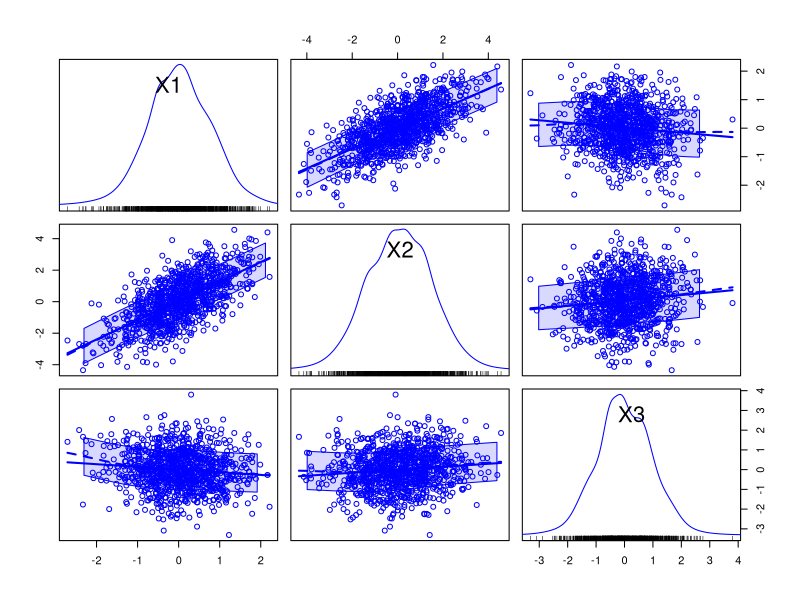
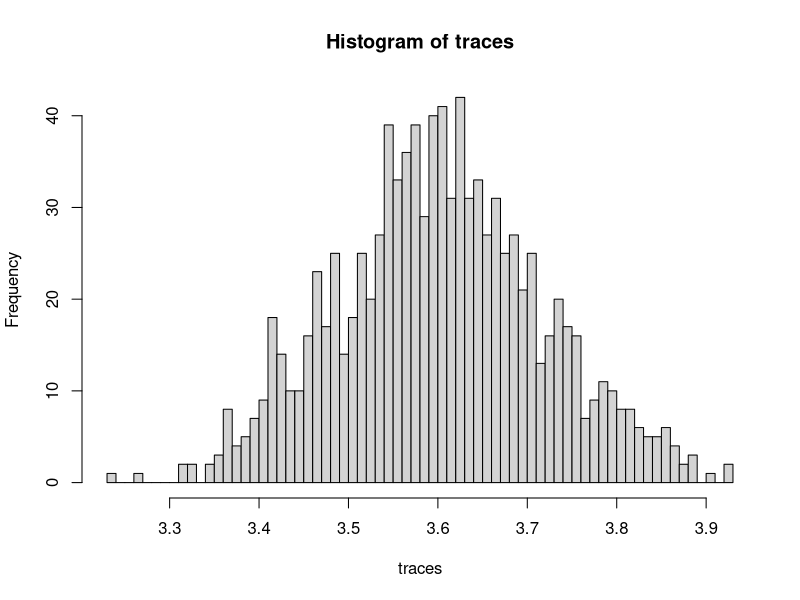
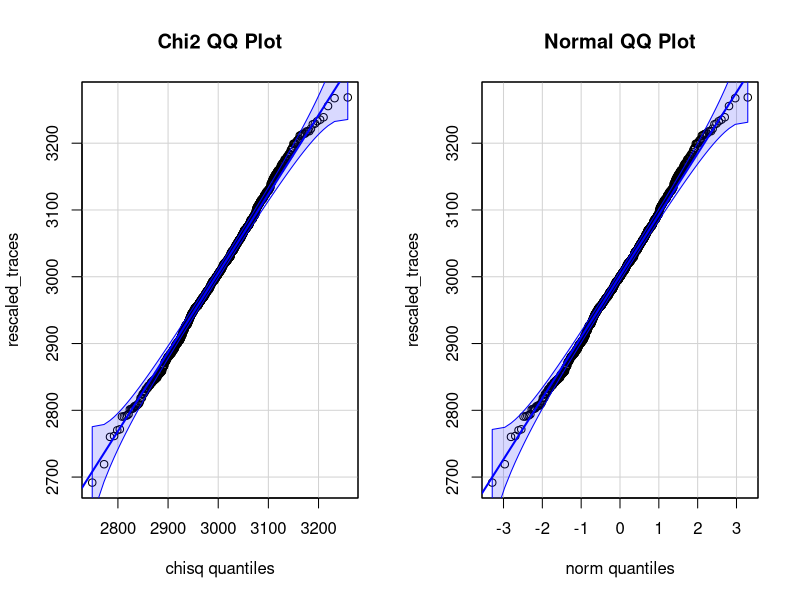
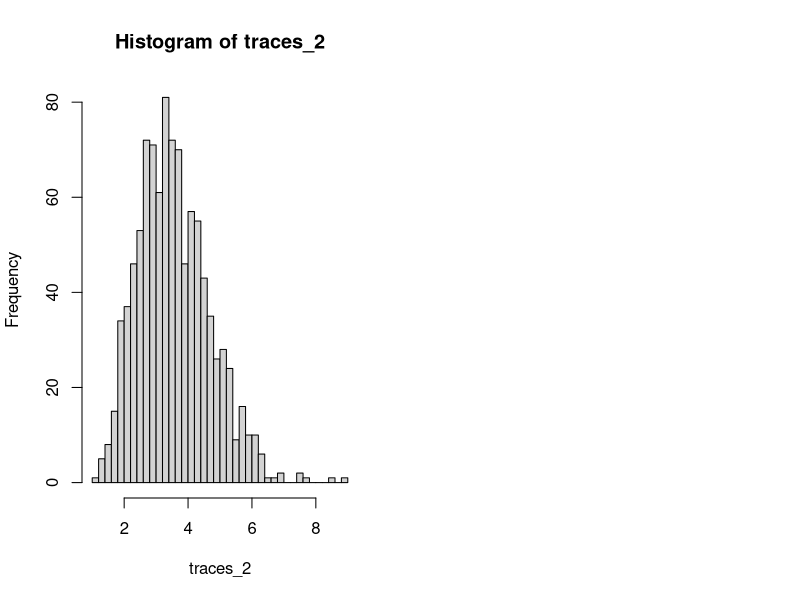
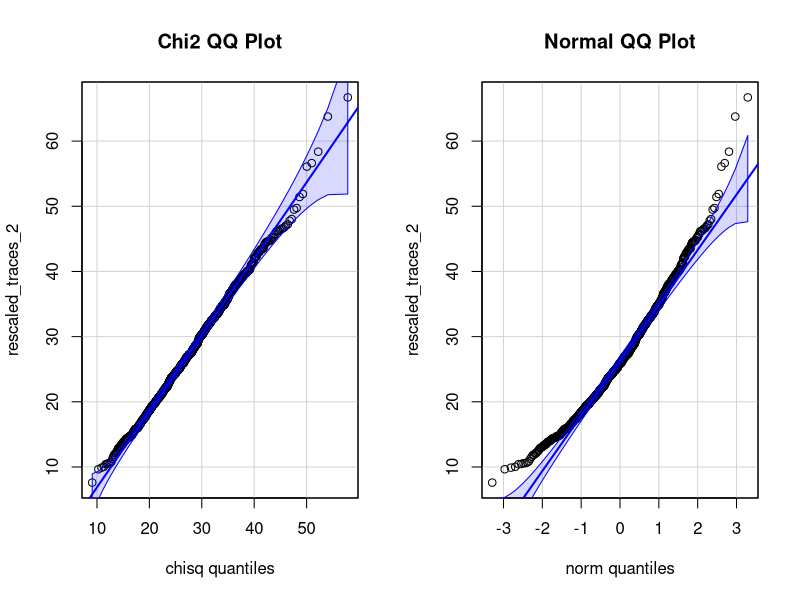
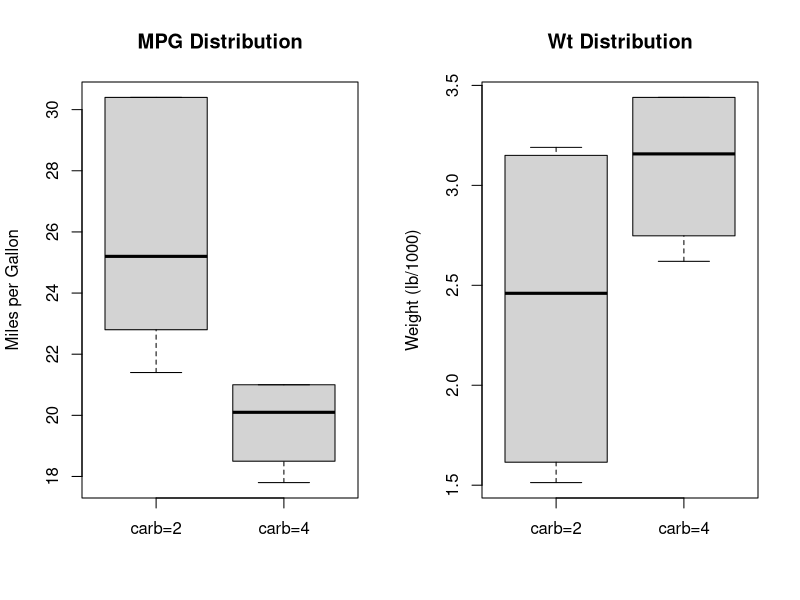
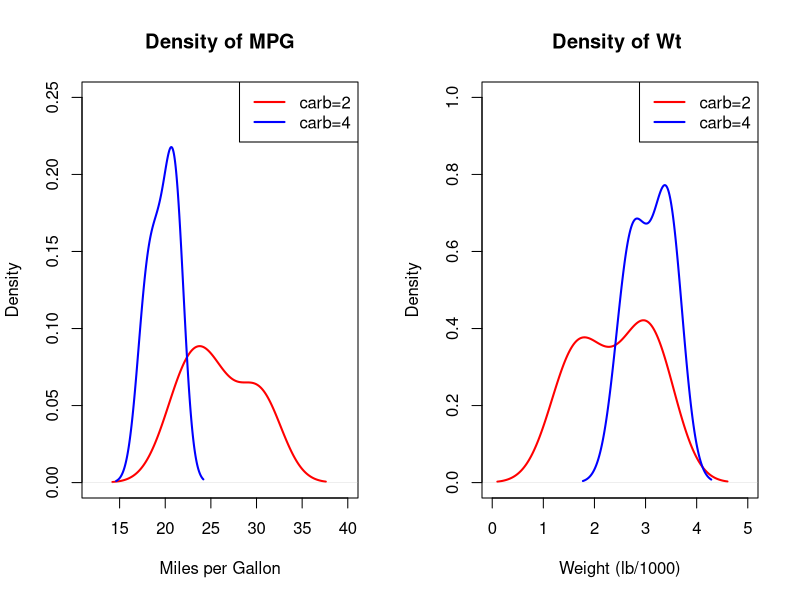
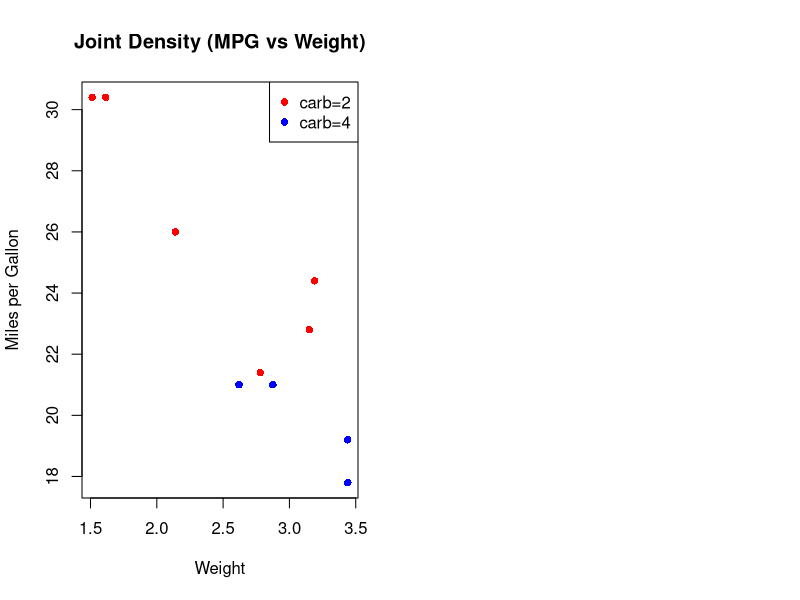

The R script that drew these images, in order:
## ---- chunk 1
library(car) # scatterplotMatrix(...)
## ---- chunk 2
set.seed(2) # Set the seed for reproducibility
m <- matrix(runif(9, -1, 1), nrow = 3, ncol = 3) #  9 random numbers between (-1 and 1)
Sigma <- crossprod(m) # Create a symmetric matrix
# Manipulating the values to give different types of correlations
Sigma[1, 2] <- Sigma[2, 1] <- 0.7
Sigma[1, 3] <- Sigma[3, 1] <- -0.1
Sigma[2, 3] <- Sigma[3, 2] <- 0.1
Sigma
round(eigen(Sigma)$values, 2) # Check all of the eigenvalues are positive
#cor(Sigma)
## ---- chunk 3
library(MASS) # mvrnorm(...)
create_trivariate_norm <- function(T, n, p, Sigma) {
  simulation <- array(0, c(n, 3, T))
   for (t in 1:T) {
    X <- mvrnorm(n, rep(0, p), Sigma)
    simulation[, , t] <- X
  }
  return (simulation)
}
## ---- chunk 4
p <- 3
T <- 1000
n <-1000
simulation <- create_trivariate_norm(T=T, n=n, p=p, Sigma=Sigma)
head(simulation[, , 1:1]) # show head of 1 element
## ---- chunk 5
scatterplotMatrix(simulation[, , 1])
cor(simulation[, , 1]) # correlation matrix
cov(simulation[, , 1]) # covariance matrix
## ---- chunk 6
S.array <- array(apply(simulation, p, cov), c(p, p, T))
## ---- chunk 7
traces <- apply(S.array, p, function(x) sum(diag(x)))
traces[1:3]
## ---- chunk 8
hist(traces, breaks = 50)
## ---- chunk 9
rescaled_traces <- (n-1)*traces/mean(diag(Sigma))
par(mfrow = c(1, 2))
qqPlot(rescaled_traces, distribution = "chisq", df=3*(n-1), id = F, main = "Chi2 QQ Plot")
qqPlot(rescaled_traces, id = F, main = "Normal QQ Plot")
## ---- chunk 10
p <- 3
T <- 1000
n <-10 # 100 instead of 10 this time
simulation_2 <- create_trivariate_norm(T=T, n=n, p=p, Sigma=Sigma)
S_2.array <- array(apply(simulation_2, p, cov), c(p, p, T))
traces_2 <- apply(S_2.array, p, function(x) sum(diag(x)))
hist(traces_2, breaks = 50)

rescaled_traces_2 <- (n-1)*traces_2/mean(diag(Sigma))
par(mfrow = c(1, 2))
qqPlot(rescaled_traces_2, distribution = "chisq", df=3*(n-1), id = F, main = "Chi2 QQ Plot")
qqPlot(rescaled_traces_2, id = F, main = "Normal QQ Plot")
## ---- chunk 11
# X = random population 1, Y = random population 2
Hotelling.T2.2sample=function(X, Y) {
  n = dim(X)[1]; m=dim(Y)[1]; p=dim(X)[2]
  if(p!= dim(Y)[2])
    return ("Error: the dimensions of X and Y are not the same")
  
  X.bar=colMeans(X); Y.bar=colMeans(Y)
  X.S=cov(X); Y.S=cov(Y)
  pooled.S=((n-1)*X.S+(m-1)*Y.S)/(m+n-2)
  T2=t(X.bar-Y.bar)%*%solve((1/n+1/m)*pooled.S)%*%(X.bar-Y.bar)
  p.value=1-pf(T2/((n+m-2)*p/(n+m-1-p)),p,n+m-1-p)
  return (list(X.bar=X.bar, Y.bar=Y.bar, T2=T2, p.value=p.value))
}
# dual function Hotelling.T2
Hotelling.T2=function(X, Y=NULL, mu0=NULL) {
  if(is.null(Y) && is.null(mu0))
    return("Error: mu0 is not specified")
  if(!is.null(X) && !is.null(mu0))
    obj=Hotelling.T2.1sample(X, mu0)
  if(!is.null(X) && !is.null(Y))
    obj=Hotelling.T2.2sample(X,Y)
  return (obj)
}
## ---- chunk 12
data("mtcars")
head(mtcars)
## ---- chunk 13
# subset mtcars to only include samples with 4 or 6 cylinders
subset_mtcars <- mtcars[mtcars$cyl %in% c(4,6),]
# carb = Number of carburetors
# create subset X with samples of carb = 2, keeping only mpg and wt columns
X <- subset_mtcars[subset_mtcars$carb == 2, c("mpg", "wt")]
# create subset Y with samples of carb = 4, keeping only mpg and wt columns
Y <- subset_mtcars[subset_mtcars$carb == 4, c("mpg", "wt")]
n1 <- nrow(X); n2 <- nrow(Y)
n1;n2
## ---- chunk 14
# comparing variance of 2 groups across MPG and Wt
par(mfrow = c(1, 2))
# boxplots of mpg for X and Y datasets
boxplot(X$mpg, Y$mpg, names = c("carb=2", "carb=4"), 
        main = "MPG Distribution", 
        ylab = "Miles per Gallon")
# boxplots of mpg for X and Y datasets
boxplot(X$wt, Y$wt, names = c("carb=2", "carb=4"), 
        main = "Wt Distribution", 
        ylab = "Weight (lb/1000)")
## ---- chunk 15
par(mfrow = c(1, 2))
# density plot of mpg for X and Y datasets
plot(density(X$mpg), main = "Density of MPG",
     xlim=c(12, 40), ylim=c(0, 0.25), 
     xlab = "Miles per Gallon", lwd = 2, col = "red")
lines(density(Y$mpg), col = "blue", lwd = 2)
legend("topright", legend = c("carb=2", "carb=4"), 
       col = c("red", "blue"), lwd = 2)
# density plot of wt for X and Y datasets
plot(density(X$wt), main = "Density of Wt ",
     xlim=c(0, 5), ylim=c(0, 1),
     xlab = "Weight (lb/1000)", lwd = 2, col = "red")
lines(density(Y$wt), col = "blue", lwd = 2)
legend("topright", legend = c("carb=2", "carb=4"), 
       col = c("red", "blue"), lwd = 2)
## ---- chunk 16
# scatterplot of mpg vs. wt for X and Y datasets
plot(X$wt, X$mpg, col = "red", pch = 16, 
     main = "Joint Density (MPG vs Weight)", 
     xlab = "Weight", ylab = "Miles per Gallon",
     xlim = range(c(X$wt, Y$wt)), ylim = range(c(X$mpg, Y$mpg)))
points(Y$wt, Y$mpg, col = "blue", pch = 16)
legend("topright", legend = c("carb=2", "carb=4"), 
       col = c("red", "blue"), pch = 16)
## ---- chunk 17
p=2
# calculate mean of each sample's features
mean1=matrix(colMeans(X, p, 1))
mean2=matrix(colMeans(Y, p, 1))
mean1; mean2
# calculate difference in means between samples' features
mean.diff = mean1-mean2
mean.diff
# calculate each sample variance
S1=cov(X); S2=cov(Y);
# pooled variance
Sp=( (n1-1)*S1+(n2-1)*S2 )/ (n1+n2-2)
Sp
## ---- chunk 18
Hotelling.T2(X, Y)
